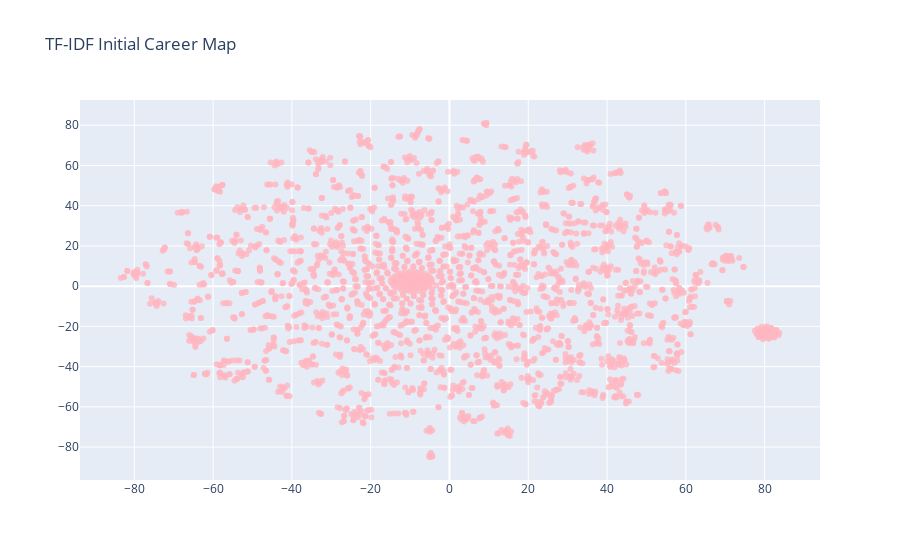

The notebook cell this image was saved under:
### Code cell
import plotly.graph_objects as go
import plotly.express as px
# Recalculate if necessary
if (not recalc_tsne):
    vec_visual = pd.read_csv(f'tfidf_visualized_{visual_dims}.csv', header=None).to_numpy()

# 2D Visualizer
if (visual_dims == 2):
    # Display data
    fig = go.Figure()

    fig.add_trace(go.Scatter(
        x=vec_visual[:,0], y=vec_visual[:,1],
        text=pos['posTitle'],
        mode='markers',
        marker_color='rgba(255, 182, 193, .8)'
    ))
    fig.update_layout(title='TF-IDF Initial Career Map')

# 3D Visualizer
else:
    fig = px.scatter_3d(
        vec_visual,
        x=0,
        y=1,
        z=2,
    )

fig.show()

### Figure 1 — Plotly figure (JSON) as saved in the notebook; plotly's stock layout.template omitted (floating-point values rounded to 4 significant figures; data arrays with more than 128 entries replaced by an {"elided": "..."} marker saying what was removed)
{"data": [{"marker": {"color": "rgba(255, 182, 193, .8)"}, "mode": "markers", "text": {"elided": "2817 str values"}, "type": "scatter", "x": {"elided": "2817 float values"}, "y": {"elided": "2817 float values"}}], "layout": {"title": {"text": "TF-IDF Initial Career Map"}}}
